Frame 1 (no input): blank canvas, image omitted
Frame 60 (no input): blank canvas, image omitted
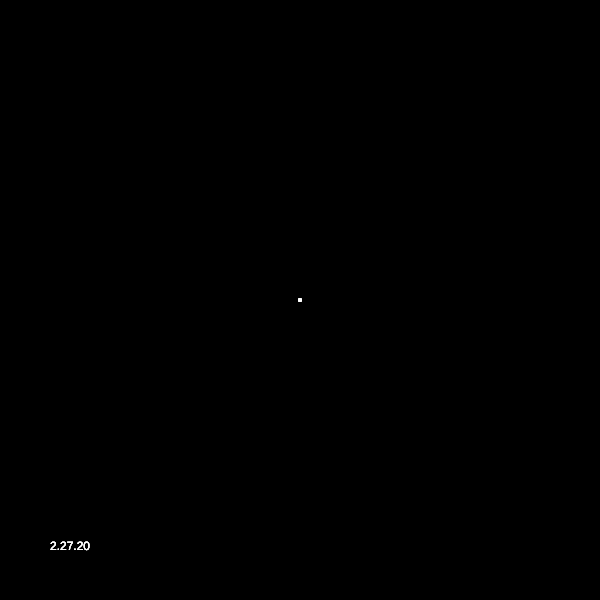
Frame 120 (the mouse pressed at the canvas centre since frame 60)

The p5.js sketch whose frames 1 and 60 were blank and that drew this single picture after the mouse press (run headless with seeded random() and noise() and a simulated clock; from frame 60 on, the mouse is pressed at the canvas centre):

// p5.js sketch
// ── sketch.js
//populate half
var distances = [];

var particles = [];

// Gravitational constant
// var G = 0.000005;
var G = 0.00005;

// DISTANCE CONSTANT
var D = 200.0;

// small number
var EPSILON = 0.0001;

var LIMIT = 500;

var bg = true;


function setup() {
    createCanvas(600, 600);
    background(0,0,0);
}

function draw() {

    if(mouseIsPressed){
        addParticle(mouseX, mouseY);

    }
       if(bg) background(0, 20);

        let pcount = particles.length;
        var newParticles = [];
        distances = new Array(pcount);

        for(var i=0; i < pcount ; ++i){
           
            distances[i] = new Array(pcount);
            particles[i].update(i, particles);
            if(!particles[i].drawAndDestroy()){
                newParticles.push(particles[i]);
            }
        }
        particles = newParticles;
    if(particles.length > 200) particles = [];

    fill(255);
    noStroke();
    text("2.27.20", 50, height-50);
}



class Particle {
    constructor(x, y, vx, vy, mass){
        this.x = x;
        this.y = y;
        this.px = x;
        this.py = y;
        this.vx = (vx !== undefined) ? vx : 0;
        this.vy = (vy !== undefined) ? vy : 0;
        this.mass = (mass !== undefined) ? mass : 0;
        this.color = color(255);
        this.toDestroy = false;

        point(x, y);
    }

    update(id, particles){
        var fx = 0;
        var fy = 0;
        for(var i=0; i < particles.length; ++i){
            var inverseDistance = findInverseDistance(particles, id, i)

            fx += particles[i].mass * inverseDistance * dx(particles[i].x, this.x);
            fy += particles[i].mass * inverseDistance * dy(particles[i].y,this.y);
        }

        this.vx += fx * G;
        this.vy += fy * G;
        this.px =  this.x;
        this.py =  this.y;
        this.x  += this.vx;
        this.y  += this.vy;

    if(this.x < 0){ this.x = width + this.x; this.px = this.x; }
        else if(this.x > width){ this.x -= width; this.px = this.x;}
        if(this.y < 0){ this.y = height + this.y; this.py = this.y}
        else if(this.y > height){ this.y -= height; this.py = this.y}
        this.toDestroy = false;
    }

    drawAndDestroy(){
        stroke(this.color);
        strokeWeight(this.mass / 4 + 1);
        line(this.px, this.py, this.x, this.y);
        return this.toDestroy;
    }

}

function findInverseDistance(particles, index1, index2){
    if(index1 == index2){
        return 0;
    } else if(index1 < index2){
        if(distances[index1][index2] == null){
            distances[index1][index2] = inverseDistance(
                particles[index1].x,
                particles[index1].y, 
                particles[index2].x, 
                particles[index2].y
            );
        }
        return distances[index1][index2];
    } else {
        if(distances[index2][index1] == null){
            distances[index2][index1] = inverseDistance(
                particles[index1].x,
                particles[index1].y, 
                particles[index2].x, 
                particles[index2].y
            );
        }
        return distances[index2][index1]
    }
}


function inverseDistance(x1, y1, x2, y2){
    var dx = abs(x1-x2);
    dx = (dx > width/2) ? width - dx : dx;
    var dy = abs(y1-y2);
    dy = (dy > height/2) ? height - dy : dy;
  
    var dist =  sq( sq(dx) * EPSILON + sq(dy) * EPSILON );
    // Make sure the particles never get too close
    return (dist < LIMIT) ? D / LIMIT : D / dist;
}

function dx(x1, x2){
  var d = x1 - x2;
  if(d < -width/2){ return d + width; }
  else if(d < width / 2 ){ return d; }
  else{ return d - width; }
}
function dy(y1, y2){
  var d = y1 - y2;
  if(d < -height/2){ return d + height; }
  else if(d < height / 2 ){ return d; }
  else{ return d - height; }
}
  
    
// Adds a particle with a random mass and color at the position specified
function addParticle(x, y){
    particles.push( new Particle(x, y, 0, 0, random(10)) );
}
